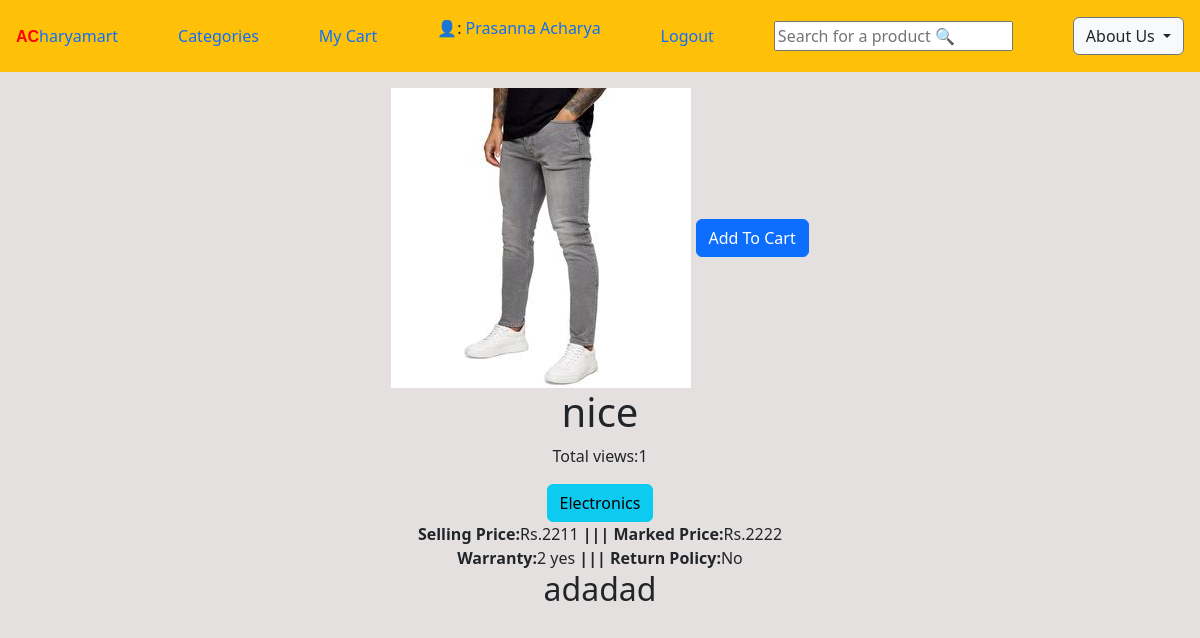
Screenshot of /productinfo/1 (signed in) with the database file from the repository.
### ecomapp/models.py (models this page shows, shortened)
class CustomUser(AbstractUser):
    username = None
    email = models.EmailField(_("email address"), unique=True)
    USERNAME_FIELD = "email"
    REQUIRED_FIELDS = []
    objects = CustomUserManager()

class Customer(models.Model):
    user=models.OneToOneField(CustomUser,on_delete=models.CASCADE)
    full_name=models.CharField(max_length=200)
    address=models.CharField(max_length=200,null=True,blank=True)
    joined_on=models.DateTimeField(auto_now_add=True)

class Product(models.Model):
    title=models.CharField(max_length=100)
    slug=models.SlugField(unique=True)
    category=models.ForeignKey(Category,on_delete=models.CASCADE)
    image=ResizedImageField(size=[500, 300],upload_to='products')
    marked_price=models.PositiveBigIntegerField()
    selling_price=models.PositiveBigIntegerField()
    description=models.TextField()
    warranty=models.CharField(max_length=300,null=True,blank=True)
    return_policy=models.CharField(max_length=300,null=True,blank=True)
    view_count=models.PositiveBigIntegerField(default=0)

class Category(models.Model):
    title=models.CharField(max_length=200)
    slug=models.SlugField(unique=True)
    def __str__(self):
        return self.title

### ecomapp/views.py (the view)
# urls.py: path("productinfo/<int:pk>",ProductInfoView.as_view(),name="productinfo"),
class ProductInfoView(EcomMixin,TemplateView):
    template_name="productinfo.html"
    def get_context_data(self,**kwargs):
        context=super().get_context_data(**kwargs)
        prod_id = self.kwargs.get('pk')
        product=Product.objects.get(id=prod_id)
        product.view_count+=1
        product.save()
        context["product"]=product
        return context

### ecomapp/views.py (called while the page is built)
    def dispatch(self, request, *args, **kwargs):
        cart_id = request.session.get("cart_id")
        if cart_id:
            cart_obj = Cart.objects.get(id=cart_id)
            if request.user.is_authenticated and request.user.customer:
                cart_obj.customer = request.user.customer
                cart_obj.save()
        return super().dispatch(request, *args, **kwargs)

### Templates/productinfo.html (shortened to what this page needs)
{% extends "base.html" %}
{% block content %}
<body>
<div class="container p-3 text-center">
<img src="{{product.image.url}}" alt="" class="img-fluid">
<a class="btn btn-primary" href="{% url 'ecomapp:addtocart' product.id %}">Add To Cart</a>
<h1>{{product.title}}</h1><p>Total views:{{product.view_count}}</p>
<a class=" btn btn-info" href="{% url 'ecomapp:home' %}">{{product.category}}</a><br>
<strong>Selling Price:</strong>Rs.{{product.selling_price}}
<strong> |||  Marked Price:</strong>Rs.{{product.marked_price}} <br>
<strong>Warranty:</strong>{{product.warranty}} <strong> ||| Return Policy:</strong>{{product.return_policy}}
<h2>{{product.description}}</h2>
</div>
</body>
{% endblock %}

### Templates/base.html (shortened to what this page needs)
<!DOCTYPE html>
<html lang="en">
<head>
    <link href="https://cdn.jsdelivr.net/npm/bootstrap@5.3.0-alpha1/dist/css/bootstrap.min.css" rel="stylesheet">
</head>
<body>
      <nav class="navbar navbar-collapse navbar-dark bg-warning p-3">
        <a href="{% url 'ecomapp:home' %}"><strong style="color:red; font-family:Impact, Haettenschweiler, 'Arial Narrow Bold', sans-serif">AC</strong><span>haryamart</span></a>
        <a href="{% url 'ecomapp:categorical' %}">Categories</a>
        <a href="{% url 'ecomapp:showcart' %}" >My  Cart </a>
        {% if request.user.customer %}
        <p>👤:  <a href="{% url 'ecomapp:profile' %}">{{request.user.customer.full_name}}</a></p>
        <a href="{% url 'ecomapp:signout' %}">Logout</a>
        {% else %}
        <a href="{% url 'ecomapp:signup' %}">Signup</a>
        <a href="{% url 'ecomapp:login' %}">Login</a>
        {% endif %}
          <form method="GET" action="/search">
          <input name="key" type="text"  placeholder="Search for a product 🔍" >
        </form>
        <div class="dropdown ">
          <button class="btn btn-secondary dropdown-toggle bg-light text-dark" type="button" id="dropdownMenuButton" data-toggle="dropdown" aria-haspopup="true" aria-expanded="false">
            About Us
          </button>
        </div>
      </nav>
      {% block content %}
      {% endblock %}
</body>
</html>

### Templates/base.html (style rules this page uses)
a { text-decoration: none; }

### Templates/productinfo.html (style rules this page uses)
body { background-color: rgb(229, 224, 224); }

### rows the page displays
CustomUser: user.customer.full_name "Prasanna Acharya"
Product: image (picture), title "nice", view_count "1", category "Electronics", selling_price "2211", marked_price "2222", warranty "2 yes", return_policy "No", description "adadad"
